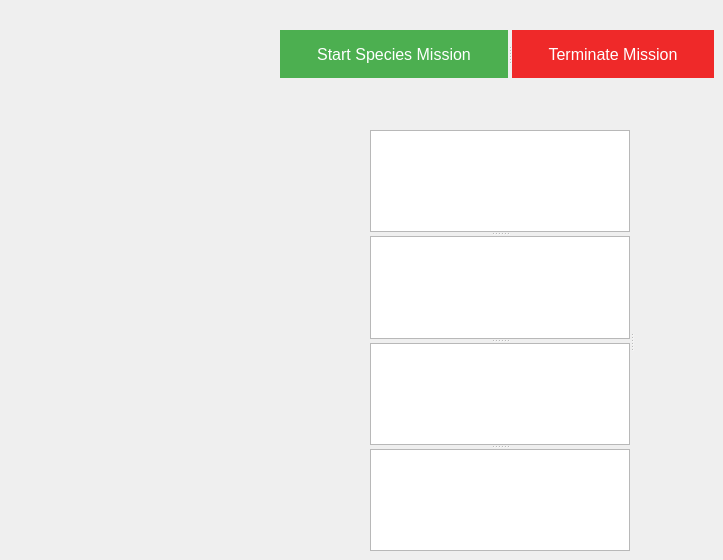
   <widget class="QWidget" name="SpeceiesDetection">
    <attribute name="title">
     <string>Species Detection</string>
    </attribute>
    <widget class="QSplitter" name="splitter_25">
     <property name="geometry">
      <rect>
       <x>370</x>
       <y>130</y>
       <width>271</width>
       <height>421</height>
      </rect>
     </property>
     <property name="orientation">
      <enum>Qt::Horizontal</enum>
     </property>
     <widget class="QSplitter" name="splitter_22">
      <property name="orientation">
       <enum>Qt::Vertical</enum>
      </property>
      <widget class="QTextBrowser" name="circle_no">
       <property name="html">
        <string>&lt;!DOCTYPE HTML PUBLIC &quot;-//W3C//DTD HTML 4.0//EN&quot; &quot;http://www.w3.org/TR/REC-html40/strict.dtd&quot;&gt;
&lt;html&gt;&lt;head&gt;&lt;meta name=&quot;qrichtext&quot; content=&quot;1&quot; /&gt;&lt;style type=&quot;text/css&quot;&gt;
p, li { white-space: pre-wrap; }
&lt;/style&gt;&lt;/head&gt;&lt;body style=&quot; font-family:'Ubuntu'; font-size:11pt; font-weight:400; font-style:normal;&quot;&gt;
&lt;p style=&quot;-qt-paragraph-type:empty; margin-top:0px; margin-bottom:0px; margin-left:0px; margin-right:0px; -qt-block-indent:0; text-indent:0px;&quot;&gt;&lt;br /&gt;&lt;/p&gt;&lt;/body&gt;&lt;/html&gt;</string>
       </property>
      </widget>
      <widget class="QTextBrowser" name="triangle_no">
       <property name="html">
        <string>&lt;!DOCTYPE HTML PUBLIC &quot;-//W3C//DTD HTML 4.0//EN&quot; &quot;http://www.w3.org/TR/REC-html40/strict.dtd&quot;&gt;
&lt;html&gt;&lt;head&gt;&lt;meta name=&quot;qrichtext&quot; content=&quot;1&quot; /&gt;&lt;style type=&quot;text/css&quot;&gt;
p, li { white-space: pre-wrap; }
&lt;/style&gt;&lt;/head&gt;&lt;body style=&quot; font-family:'Ubuntu'; font-size:11pt; font-weight:400; font-style:normal;&quot;&gt;
&lt;p style=&quot;-qt-paragraph-type:empty; margin-top:0px; margin-bottom:0px; margin-left:0px; margin-right:0px; -qt-block-indent:0; text-indent:0px;&quot;&gt;&lt;br /&gt;&lt;/p&gt;&lt;/body&gt;&lt;/html&gt;</string>
       </property>
      </widget>
      <widget class="QTextBrowser" name="line_no">
       <property name="html">
        <string>&lt;!DOCTYPE HTML PUBLIC &quot;-//W3C//DTD HTML 4.0//EN&quot; &quot;http://www.w3.org/TR/REC-html40/strict.dtd&quot;&gt;
&lt;html&gt;&lt;head&gt;&lt;meta name=&quot;qrichtext&quot; content=&quot;1&quot; /&gt;&lt;style type=&quot;text/css&quot;&gt;
p, li { white-space: pre-wrap; }
&lt;/style&gt;&lt;/head&gt;&lt;body style=&quot; font-family:'Ubuntu'; font-size:11pt; font-weight:400; font-style:normal;&quot;&gt;
&lt;p style=&quot;-qt-paragraph-type:empty; margin-top:0px; margin-bottom:0px; margin-left:0px; margin-right:0px; -qt-block-indent:0; text-indent:0px;&quot;&gt;&lt;br /&gt;&lt;/p&gt;&lt;/body&gt;&lt;/html&gt;</string>
       </property>
      </widget>
      <widget class="QTextBrowser" name="square_no">
       <property name="html">
        <string>&lt;!DOCTYPE HTML PUBLIC &quot;-//W3C//DTD HTML 4.0//EN&quot; &quot;http://www.w3.org/TR/REC-html40/strict.dtd&quot;&gt;
&lt;html&gt;&lt;head&gt;&lt;meta name=&quot;qrichtext&quot; content=&quot;1&quot; /&gt;&lt;style type=&quot;text/css&quot;&gt;
p, li { white-space: pre-wrap; }
&lt;/style&gt;&lt;/head&gt;&lt;body style=&quot; font-family:'Ubuntu'; font-size:11pt; font-weight:400; font-style:normal;&quot;&gt;
&lt;p style=&quot;-qt-paragraph-type:empty; margin-top:0px; margin-bottom:0px; margin-left:0px; margin-right:0px; -qt-block-indent:0; text-indent:0px;&quot;&gt;&lt;br /&gt;&lt;/p&gt;&lt;/body&gt;&lt;/html&gt;</string>
       </property>
      </widget>
     </widget>
     <widget class="QLabel" name="label_4">
      <property name="text">
       <string/>
      </property>
      <property name="pixmap">
       <pixmap>pixmaps/shapes.png</pixmap>
      </property>
     </widget>
    </widget>
    <widget class="QSplitter" name="splitter_16">
     <property name="geometry">
      <rect>
       <x>280</x>
       <y>30</y>
       <width>434</width>
       <height>48</height>
      </rect>
     </property>
     <property name="orientation">
      <enum>Qt::Horizontal</enum>
     </property>
     <widget class="QPushButton" name="Species_start">
      <property name="styleSheet">
       <string notr="true">  background-color: #4CAF50; /* Green */
  border: none;
  color: white;
  padding: 15px 32px;
  text-align: center;
  text-decoration: none;
  display: inline-block;
  font-size: 16px;</string>
      </property>
      <property name="text">
       <string>Start Species Mission</string>
      </property>
     </widget>
     <widget class="QPushButton" name="Species_terminate">
      <property name="styleSheet">
       <string notr="true">  background-color: rgb(239, 41, 41);
  border: none;
  color: white;
  padding: 15px 32px;
  text-align: center;
  text-decoration: none;
  display: inline-block;
  font-size: 16px;</string>
      </property>
      <property name="text">
       <string>Terminate Mission</string>
      </property>
     </widget>
    </widget>
   </widget>
